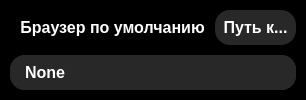
                     <widget class="QFrame" name="frame_5">
                      <property name="sizePolicy">
                       <sizepolicy hsizetype="Preferred" vsizetype="Fixed">
                        <horstretch>0</horstretch>
                        <verstretch>0</verstretch>
                       </sizepolicy>
                      </property>
                      <property name="minimumSize">
                       <size>
                        <width>80</width>
                        <height>100</height>
                       </size>
                      </property>
                      <property name="styleSheet">
                       <string notr="true">background-color: rgb(0,0,0);border-radius:20</string>
                      </property>
                      <property name="frameShape">
                       <enum>QFrame::NoFrame</enum>
                      </property>
                      <property name="frameShadow">
                       <enum>QFrame::Plain</enum>
                      </property>
                      <layout class="QGridLayout" name="gridLayout_3">
                       <property name="leftMargin">
                        <number>10</number>
                       </property>
                       <property name="topMargin">
                        <number>10</number>
                       </property>
                       <property name="rightMargin">
                        <number>10</number>
                       </property>
                       <property name="bottomMargin">
                        <number>10</number>
                       </property>
                       <property name="spacing">
                        <number>10</number>
                       </property>
                       <item row="1" column="2">
                        <widget class="QPushButton" name="path_to_browser">
                         <property name="sizePolicy">
                          <sizepolicy hsizetype="Fixed" vsizetype="Fixed">
                           <horstretch>0</horstretch>
                           <verstretch>0</verstretch>
                          </sizepolicy>
                         </property>
                         <property name="minimumSize">
                          <size>
                           <width>81</width>
                           <height>35</height>
                          </size>
                         </property>
                         <property name="font">
                          <font>
                           <family>System</family>
                           <pointsize>12</pointsize>
                           <weight>75</weight>
                           <bold>true</bold>
                          </font>
                         </property>
                         <property name="styleSheet">
                          <string notr="true">QPushButton {
    background: rgb(40, 40, 40);
    color: white;
    border-radius: 15px;
}
QPushButton:hover {
    background: rgb(20, 20, 20);
    color: white;
    border-radius: 15px;
}
QPushButton:pressed {
    background: rgb(10, 10, 10);
}</string>
                         </property>
                         <property name="text">
                          <string>Путь к...</string>
                         </property>
                        </widget>
                       </item>
                       <item row="2" column="0" colspan="3">
                        <widget class="QFrame" name="frame_browser_use_1">
                         <property name="sizePolicy">
                          <sizepolicy hsizetype="Preferred" vsizetype="Fixed">
                           <horstretch>0</horstretch>
                           <verstretch>0</verstretch>
                          </sizepolicy>
                         </property>
                         <property name="minimumSize">
                          <size>
                           <width>44</width>
                           <height>35</height>
                          </size>
                         </property>
                         <property name="toolTipDuration">
                          <number>4</number>
                         </property>
                         <property name="styleSheet">
                          <string notr="true">background:rgb(40,40,40);border-radius:15px;</string>
                         </property>
                         <property name="frameShape">
                          <enum>QFrame::NoFrame</enum>
                         </property>
                         <property name="frameShadow">
                          <enum>QFrame::Raised</enum>
                         </property>
                         <layout class="QHBoxLayout" name="horizontalLayout_8">
                          <property name="spacing">
                           <number>10</number>
                          </property>
                          <property name="leftMargin">
                           <number>0</number>
                          </property>
                          <property name="topMargin">
                           <number>0</number>
                          </property>
                          <property name="rightMargin">
                           <number>0</number>
                          </property>
                          <property name="bottomMargin">
                           <number>0</number>
                          </property>
                          <item>
                           <widget class="QFrame" name="frame_8">
                            <property name="sizePolicy">
                             <sizepolicy hsizetype="Preferred" vsizetype="Fixed">
                              <horstretch>0</horstretch>
                              <verstretch>0</verstretch>
                             </sizepolicy>
                            </property>
                            <property name="minimumSize">
                             <size>
                              <width>200</width>
                              <height>35</height>
                             </size>
                            </property>
                            <property name="styleSheet">
                             <string notr="true">background:rgb(40,40,40); border-radius:15px;</string>
                            </property>
                            <property name="frameShape">
                             <enum>QFrame::NoFrame</enum>
                            </property>
                            <property name="frameShadow">
                             <enum>QFrame::Raised</enum>
                            </property>
                            <layout class="QHBoxLayout" name="horizontalLayout_12">
                             <property name="spacing">
                              <number>0</number>
                             </property>
                             <property name="leftMargin">
                              <number>5</number>
                             </property>
                             <property name="topMargin">
                              <number>0</number>
                             </property>
                             <property name="rightMargin">
                              <number>0</number>
                             </property>
                             <property name="bottomMargin">
                              <number>0</number>
                             </property>
                             <item>
                              <widget class="QLabel" name="click_browser_1">
                               <property name="font">
                                <font>
                                 <family>System</family>
                                 <pointsize>12</pointsize>
                                 <weight>75</weight>
                                 <bold>true</bold>
                                </font>
                               </property>
                               <property name="styleSheet">
                                <string notr="true">color:white;background:rgb(40,40,40);;align:left;
padding-left:10px;
</string>
                               </property>
                               <property name="text">
                                <string>None</string>
                               </property>
                               <property name="alignment">
                                <set>Qt::AlignJustify|Qt::AlignVCenter</set>
                               </property>
                               <property name="margin">
                                <number>0</number>
                               </property>
                               <property name="indent">
                                <number>2</number>
                               </property>
                              </widget>
                             </item>
                             <item>
                              <widget class="QPushButton" name="browser_close_1">
                               <property name="sizePolicy">
                                <sizepolicy hsizetype="Fixed" vsizetype="Fixed">
                                 <horstretch>0</horstretch>
                                 <verstretch>0</verstretch>
                                </sizepolicy>
                               </property>
                               <property name="minimumSize">
                                <size>
                                 <width>35</width>
                                 <height>35</height>
                                </size>
                               </property>
                               <property name="styleSheet">
                                <string notr="true">color:white;
background:rgb(40,40,40);
border-radius:15px;</string>
                               </property>
                               <property name="text">
                                <string/>
                               </property>
                               <property name="icon">
                                <iconset>
                                 <normaloff>../../../tegip/.designer/backup/cross.png</normaloff>../../../tegip/.designer/backup/cross.png</iconset>
                               </property>
                              </widget>
                             </item>
                            </layout>
                           </widget>
                          </item>
                         </layout>
                        </widget>
                       </item>
                       <item row="1" column="1">
                        <widget class="QLabel" name="label_3">
                         <property name="sizePolicy">
                          <sizepolicy hsizetype="Expanding" vsizetype="Preferred">
                           <horstretch>0</horstretch>
                           <verstretch>0</verstretch>
                          </sizepolicy>
                         </property>
                         <property name="minimumSize">
                          <size>
                           <width>58</width>
                           <height>0</height>
                          </size>
                         </property>
                         <property name="font">
                          <font>
                           <family>System</family>
                           <pointsize>12</pointsize>
                           <weight>75</weight>
                           <bold>true</bold>
                          </font>
                         </property>
                         <property name="autoFillBackground">
                          <bool>false</bool>
                         </property>
                         <property name="styleSheet">
                          <string notr="true">color:white;</string>
                         </property>
                         <property name="text">
                          <string>Браузер по умолчанию</string>
                         </property>
                         <property name="alignment">
                          <set>Qt::AlignCenter</set>
                         </property>
                        </widget>
                       </item>
                      </layout>
                     </widget>
